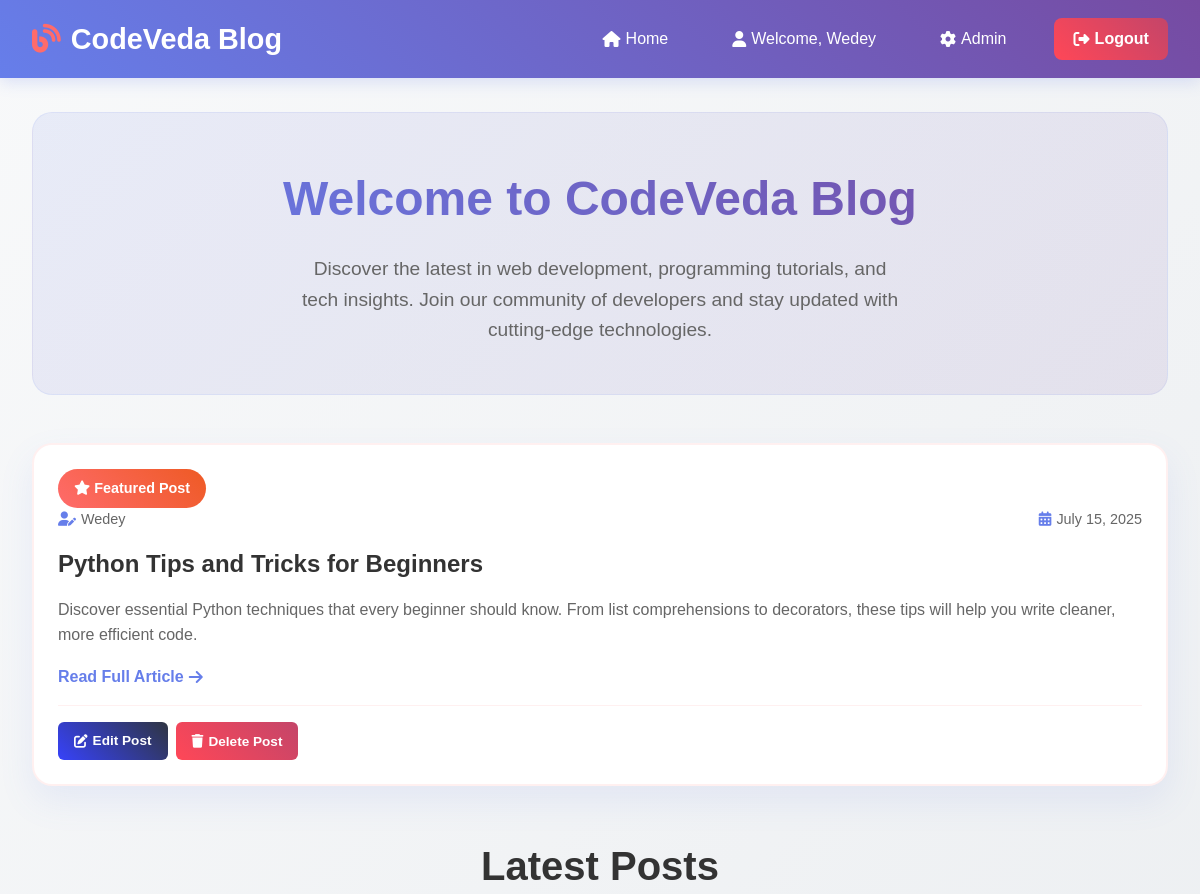
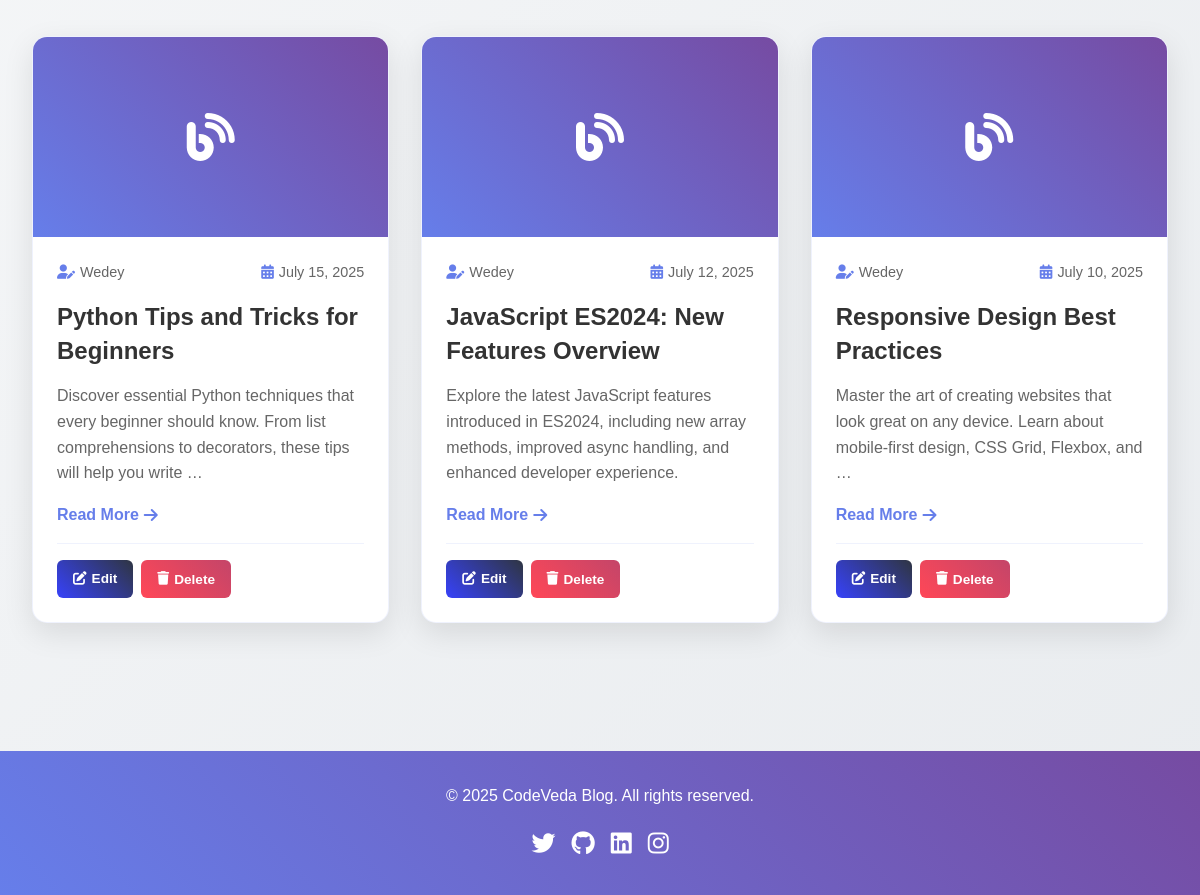
The page / (signed in) on the database its author committed (2 pictures, top to bottom).
### app/models.py (models this page shows)
class AuthUser(AbstractUser):
    password = models.CharField(max_length=128)
    last_login = models.DateTimeField(blank=True, null=True)
    is_superuser = models.BooleanField()
    username = models.CharField(unique=True, max_length=150)
    last_name = models.CharField(max_length=150)
    email = models.CharField(max_length=254,unique=True)
    is_staff = models.BooleanField()
    is_active = models.BooleanField(default=True)
    date_joined = models.DateTimeField(auto_now=True)
    first_name = models.CharField(max_length=150)
    class Meta:
        managed = True
        db_table = 'auth_user'

class blogPost(models.Model):
    title = models.CharField(max_length=200)
    content = models.TextField()
    cartegory = models.CharField(max_length=100)
    author = models.ForeignKey(AuthUser, on_delete=models.CASCADE)
    created_at = models.DateTimeField(auto_now_add=True)
    updated_at = models.DateTimeField(auto_now=True)
    class Meta:
        managed = True
        db_table = 'blog_post'

### app/views.py (the view)
# urls.py: path('', views.home, name='home'),
def home(request):
    posts = get_all_posts()
    return render(request, 'index.html', {'posts': posts})

### app/utils.py (called while the page is built)
def get_all_posts():
    posts = blogPost.objects.all().order_by('-created_at')
    posts_list  = list(posts)  # Convert QuerySet to list for easier manipulation
    for post in posts:
        post.author_name = post.author.username if post.author else 'Unknown'
    return posts_list

### app/templates/index.html (shortened to what this page needs)
<!DOCTYPE html>
<html lang="en">
<head>
    <link rel="stylesheet" href="https://cdnjs.cloudflare.com/ajax/libs/font-awesome/6.4.0/css/all.min.css">
</head>
<body>
    <nav class="navbar">
        <div class="nav-container">
            <a href="#" class="logo">
                <i class="fas fa-blog"></i>
                CodeVeda Blog
            </a>
            <ul class="nav-menu" id="navMenu">
                <li class="nav-item">
                    <a href="{% url 'home' %}" class="nav-link">
                        <i class="fas fa-home"></i>
                        Home
                    </a>
                </li>
                {% if not user.is_authenticated %}
                <li class="nav-item">
                    <a href="{% url 'login' %}" class="nav-link btn-primary">
                        <i class="fas fa-sign-in-alt"></i>
                        Login / Sign Up
                    </a>
                </li>
                {% else %}
                <li class="nav-item">
                    <a href="#" class="nav-link">
                        <i class="fas fa-user"></i>
                        Welcome, {{ user.username|title }}
                    </a>
                </li>
                {% if user.is_staff %}
                <li class="nav-item">
                    <a href="{% url 'admin_view' %}" class="nav-link">
                        <i class="fas fa-cog"></i>
                        Admin
                    </a>
                </li>
                {% endif %}
                <li class="nav-item">
                    <a href="{% url 'logout' %}" class="nav-link btn-danger">
                        <i class="fas fa-sign-out-alt"></i>
                        Logout
                    </a>
                </li>
                {% endif %}
            </ul>
        </div>
    </nav>
    <main class="main-content">
        <section class="hero">
            <h1>Welcome to CodeVeda Blog</h1>
            <p>Discover the latest in web development, programming tutorials, and tech insights. Join our community of developers and stay updated with cutting-edge technologies.</p>
        </section>
        {% if posts %}
        <article class="featured-post">
            <div class="featured-badge">
                <i class="fas fa-star"></i> Featured Post
            </div>
            <div class="featured-content">
                <div class="blog-meta">
                    <div class="blog-author">
                        <i class="fas fa-user-edit"></i>
                        {{ posts.0.author.username|title }}
                    </div>
                    <div class="blog-date">
                        <i class="fas fa-calendar-alt"></i>
                        {{ posts.0.created_at|date:"F j, Y" }}
                    </div>
                </div>
                <h2 class="blog-title">{{ posts.0.title }}</h2>
                <p class="blog-excerpt">
                    {{ posts.0.content|truncatewords:30 }}
                </p>
                <a href="#" class="read-more">
                    Read Full Article
                    <i class="fas fa-arrow-right"></i>
                </a>
                {% if user.is_staff %}
                <div class="admin-controls featured-admin-controls">
                    <a href="{% url 'editpost' posts.0.id %}" class="admin-btn edit-btn">
                        <i class="fas fa-edit"></i>
                        Edit Post
                    </a>
                    <button type="button" class="admin-btn delete-btn" onclick="confirmDelete({{ posts.0.id }})">
                        <i class="fas fa-trash"></i>
                        Delete Post
                    </button>
                </div>
                {% endif %}
            </div>
        </article>
        {% endif %}
        <section class="blog-section">
            <h2 class="section-title">Latest Posts</h2>
            <div class="blog-grid">
                {% if posts %}
                    {% for post in posts %}
                    <article class="blog-card">
                        <div class="blog-image">
                            <i class="fas fa-blog"></i>
                        </div>
                        <div class="blog-content">
                            <div class="blog-meta">
                                <div class="blog-author">
                                    <i class="fas fa-user-edit"></i>
                                    {{ post.author.username|title }}
                                </div>
                                <div class="blog-date">
                                    <i class="fas fa-calendar-alt"></i>
                                    {{ post.created_at|date:"F j, Y" }}
                                </div>
                            </div>
                            <h3 class="blog-title">{{ post.title }}</h3>
                            <p class="blog-excerpt">
                                {{ post.content|truncatewords:20 }}
                            </p>
                            <a href="#" class="read-more">
                                Read More
                                <i class="fas fa-arrow-right"></i>
                            </a>
                            {% if user.is_staff %}
                            <div class="admin-controls">
                                <a href="{% url 'editpost' post.id %}" class="admin-btn edit-btn">
                                    <i class="fas fa-edit"></i>
                                    Edit
                                </a>
                                <button type="button" class="admin-btn delete-btn" onclick="confirmDelete({{ post.id }})">
                                    <i class="fas fa-trash"></i>
                                    Delete
                                </button>
                            </div>
                            {% endif %}
                        </div>
                    </article>
                    {% endfor %}
                {% endif %}
            </div>
        </section>
    </main>
    <footer class="footer">
        <p>&copy; 2025 CodeVeda Blog. All rights reserved.</p>
        <div class="social-links">
            <a href="#" class="social-link"><i class="fab fa-twitter"></i></a>
            <a href="#" class="social-link"><i class="fab fa-github"></i></a>
            <a href="#" class="social-link"><i class="fab fa-linkedin"></i></a>
            <a href="#" class="social-link"><i class="fab fa-instagram"></i></a>
        </div>
    </footer>
</body>
</html>

### rows shown on the page
blogPost: author.username "Wedey", created_at "July 15, 2025", title "Python Tips and Tricks for Beginners", content "Discover essential Python techniques that every beginner should know. From list comprehensions to decorators, these tips will help you write cleaner, more efficient code.", content "Discover essential Python techniques that every beginner should know. From list comprehensions to decorators, these tips will help you write …"
blogPost: author.username "Wedey", created_at "July 12, 2025", title "JavaScript ES2024: New Features Overview", content "Explore the latest JavaScript features introduced in ES2024, including new array methods, improved async handling, and enhanced developer experience."
blogPost: author.username "Wedey", created_at "July 10, 2025", title "Responsive Design Best Practices", content "Master the art of creating websites that look great on any device. Learn about mobile-first design, CSS Grid, Flexbox, and …"

### other values the page prints
{{ user.username|title }} "Wedey"
